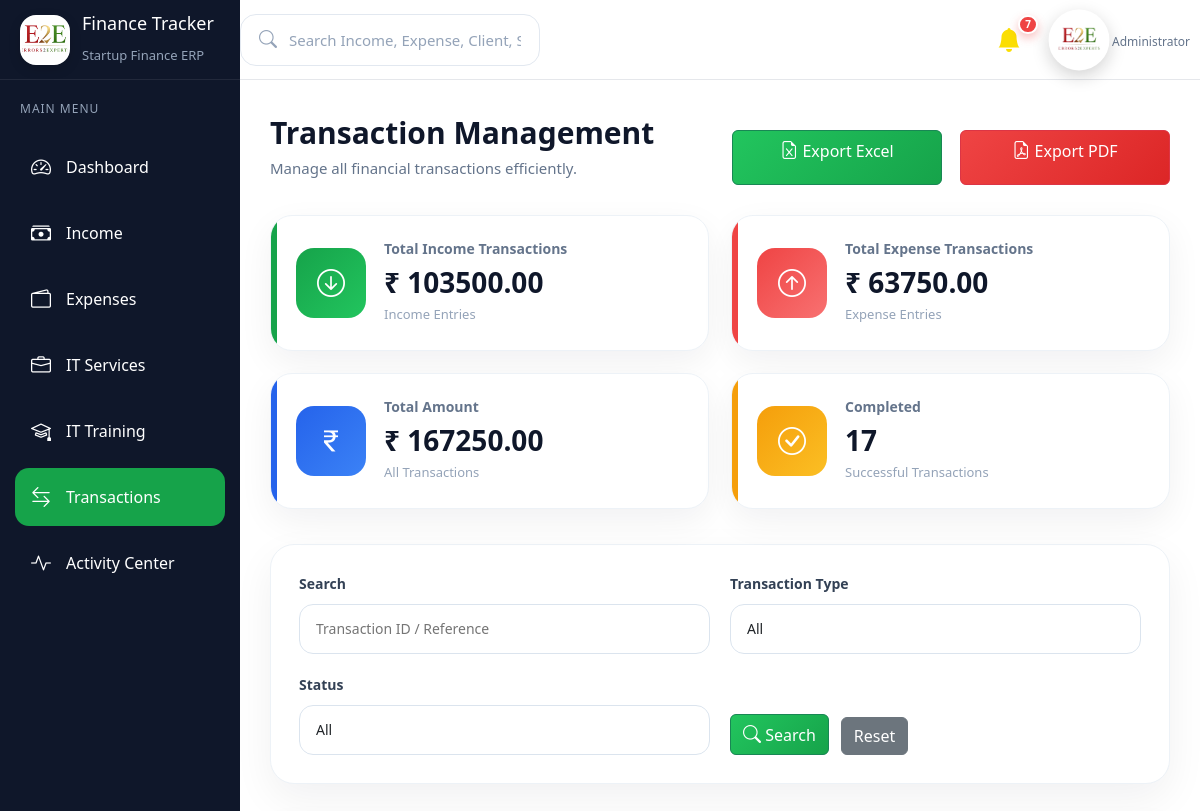
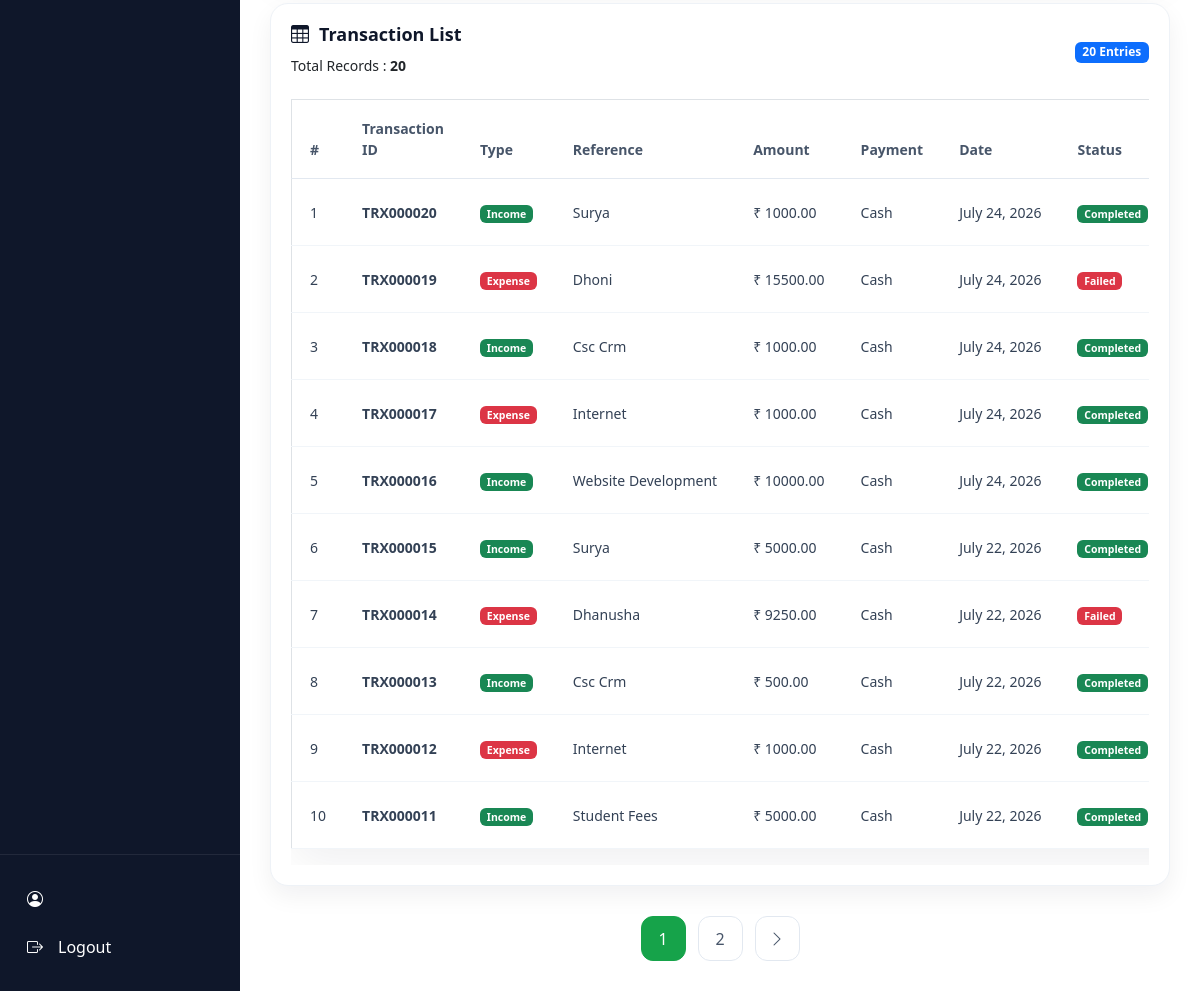
Screenshot of /transactions/ with the database file from the repository (2 pictures, top to bottom).
### transactions/models.py (models this page shows, shortened)
class Transaction(models.Model):
    SOURCE_MODULE = [
        ("Income", "Income"),
        ("Expense", "Expense"),
        ("Services", "IT Services"),
        ("Training", "IT Training"),
    ]
    TRANSACTION_TYPE = [
        ("Income", "Income"),
        ("Expense", "Expense"),
    ]
    PAYMENT_MODE = [
        ("Cash", "Cash"),
        ("UPI", "UPI"),
        ("Bank", "Bank Transfer"),
        ("Card", "Card"),
        ("Cheque", "Cheque"),
    ]
    STATUS = [
        ("Completed", "Completed"),
        ("Pending", "Pending"),
        ("Paid", "Paid"),
        ("Failed", "Failed"),
    ]
    transaction_id = models.CharField(
        max_length=20,
        unique=True,
        editable=False,
    )
    source_module = models.CharField(
        max_length=30,
        choices=SOURCE_MODULE,
    )
    transaction_type = models.CharField(
        max_length=20,
        choices=TRANSACTION_TYPE,
    )
    reference = models.CharField(
        max_length=150,
    )
    reference_id = models.PositiveIntegerField(
        null=True,
        blank=True,
    )
    amount = models.DecimalField(
        max_digits=12,
        decimal_places=2,
    )
    payment_mode = models.CharField(
        max_length=20,
        choices=PAYMENT_MODE,
    )
    transaction_date = models.DateField()
    status = models.CharField(
        max_length=20,
        choices=STATUS,
        default="Completed",
    )
    notes = models.TextField(
        blank=True,
        null=True,
    )
    created_by = models.ForeignKey(
        User,
        on_delete=models.SET_NULL,
        null=True,
        blank=True,
    )
    created_at = models.DateTimeField(
        auto_now_add=True,
    )
    updated_at = models.DateTimeField(
        auto_now=True,
    )
    class Meta:
        ordering = [
            "-created_at",
        ]
        verbose_name = "Transaction"
        verbose_name_plural = "Transactions"

### transactions/views.py (the view)
def transaction_list(request):
    transactions = Transaction.objects.all().order_by("-created_at")
    search = request.GET.get("search", "").strip()
    if search == "None":
        search = ""
    transaction_type = request.GET.get("transaction_type")
    status = request.GET.get("status")
    source_module = request.GET.get("source_module")
    payment_mode = request.GET.get("payment_mode")
    print("=" * 50)
    print("GET DATA :", request.GET)
    print("Search :", search)
    print("Transaction Type :", transaction_type)
    print("Status :", status)
    print("=" * 50)
    if search and search.lower() != "none":
        transactions = transactions.filter(
            Q(transaction_id__icontains=search) |
            Q(reference__icontains=search)
        )
    if transaction_type:
        transactions = transactions.filter(
            transaction_type=transaction_type
        )
    if status:
        transactions = transactions.filter(
            status=status
        )
    if source_module:
        transactions = transactions.filter(
            source_module=source_module
        )
    if payment_mode:
        transactions = transactions.filter(
            payment_mode=payment_mode
        )
    total_transactions = Transaction.objects.count()
    total_income = Transaction.objects.filter(
        transaction_type="Income"
    ).aggregate(
        total=Sum("amount")
    )["total"] or 0
    total_expense = Transaction.objects.filter(
        transaction_type="Expense"
    ).aggregate(
        total=Sum("amount")
    )["total"] or 0
    total_amount = Transaction.objects.aggregate(
        total=Sum("amount")
    )["total"] or 0
    completed_transactions = Transaction.objects.filter(
        status="Completed"
    ).count()
    pending_transactions = Transaction.objects.filter(
        status="Pending"
    ).count()
    failed_transactions = Transaction.objects.filter(
        status="Failed"
    ).count()
    paginator = Paginator(
        transactions,
        10,
    )
    page_number = request.GET.get("page")
    page_obj = paginator.get_page(page_number)
    context = {
        "transactions": page_obj,
        "page_obj": page_obj,
        "search": search,
        "transaction_type": transaction_type,
        "status": status,
        "source_module": source_module,
        "payment_mode": payment_mode,
        "total_transactions": total_transactions,
        "total_income": total_income,
        "total_expense": total_expense,
        "total_amount": total_amount,
        "completed_transactions": completed_transactions,
        "pending_transactions": pending_transactions,
        "failed_transactions": failed_transactions,
        "active_page": "transactions",
    }
    return render(
        request,
        "transactions/transactions.html",
        context,
    )

### activity/context_processors.py (called while the page is built)
def notification_context(request):
    unread_notifications = Notification.objects.filter(
        is_read=False
    ).count()
    recent_notifications = Notification.objects.filter(
        is_read=False
    ).order_by("-created_at")[:5]
    return {
        "unread_notifications": unread_notifications,
        "recent_notifications": recent_notifications,
    }

### templates/transactions/transactions.html (shortened to what this page needs)
{% extends 'base.html' %}
{% block content %}
<div class="page-header">
    <div>
        <h2>Transaction Management</h2>
        <p>Manage all financial transactions efficiently.</p>
    </div>
    <div class="page-actions">
    <a href="{% url 'export_transaction_excel' %}?{{ request.GET.urlencode }}" class="btn btn-success">
    <i class="bi bi-file-earmark-excel"></i>
    Export Excel
</a>
<a href="{% url 'export_transaction_pdf' %}?{{ request.GET.urlencode }}" class="btn btn-danger">
    <i class="bi bi-file-earmark-pdf"></i>
    Export PDF
</a>
</div>
</div>
<div class="dashboard-cards">
    <div class="dashboard-card revenue">
        <div class="card-icon">
            <i class="bi bi-arrow-down-circle"></i>
        </div>
        <div class="card-content">
            <h5>Total Income Transactions</h5>
           <h2>₹ {{ total_income|floatformat:2 }}</h2>
            <p>Income Entries</p>
        </div>
    </div>
    <div class="dashboard-card expense">
        <div class="card-icon">
            <i class="bi bi-arrow-up-circle"></i>
        </div>
        <div class="card-content">
            <h5>Total Expense Transactions</h5>
            <h2>₹ {{ total_expense|floatformat:2 }}</h2>
            <p>Expense Entries</p>
        </div>
    </div>
    <div class="dashboard-card profit">
        <div class="card-icon">
            <i class="bi bi-currency-rupee"></i>
        </div>
        <div class="card-content">
            <h5>Total Amount</h5>
            <h2>₹ {{ total_amount|floatformat:2 }}</h2>
            <p>All Transactions</p>
        </div>
    </div>
    <div class="dashboard-card target">
        <div class="card-icon">
            <i class="bi bi-check-circle"></i>
        </div>
        <div class="card-content">
            <h5>Completed</h5>
            <h2>{{ completed_transactions }}</h2>
            <p>Successful Transactions</p>
        </div>
    </div>
</div>
<div class="filter-card">
    <form method="GET">
        <div class="filter-grid">
            <div class="filter-group">
                <label>Search</label>
                <input
                    type="text"
                    name="search"
                    value="{{ search }}"
                    placeholder="Transaction ID / Reference"
                >
            </div>
            <div class="filter-group">
                <label>Transaction Type</label>
                <select name="transaction_type" class="form-select">
    <option value="">All</option>
</select>
            </div>
            <div class="filter-group">
                <label>Status</label>
                <select name="status" class="form-select">
    <option value="">All</option>
</select>
            </div>
            <div class="filter-buttons">
                <button type="submit" class="btn btn-success">
                    <i class="bi bi-search"></i>
                    Search
                </button>
                <a href="{% url 'transaction_list' %}" class="btn btn-secondary">
                    Reset
                </a>
            </div>
        </div>
    </form>
</div>
<div class="dashboard-box transaction-table-card">
    <div class="box-header">
    <div>
        <h3>
            <i class="bi bi-table"></i>
            Transaction List
        </h3>
        <small>
            Total Records :
            <strong>{{ page_obj.paginator.count }}</strong>
        </small>
    </div>
    <div>
        <span class="badge bg-primary">
            {{ page_obj.paginator.count }} Entries
        </span>
    </div>
</div>
    <div class="table-responsive">
    <table class="table dashboard-table align-middle">
        <thead>
            <tr>
                <th>#</th>
                <th>Transaction ID</th>
                <th>Type</th>
                <th>Reference</th>
                <th>Amount</th>
                <th>Payment</th>
                <th>Date</th>
                <th>Status</th>
            </tr>
        </thead>
        <tbody>
            {% for transaction in transactions %}
            <tr>
                <td>{{ page_obj.start_index|add:forloop.counter0 }}</td>
                <td>
                    <strong>{{ transaction.transaction_id }}</strong>
                </td>
                <td>
                    {% if transaction.transaction_type == "Income" %}
                    <span class="badge bg-success">
                        Income
                    </span>
                    {% else %}
                    <span class="badge bg-danger">
                        Expense
                    </span>
                    {% endif %}
                </td>
                <td>{{ transaction.reference }}</td>
                <td>
                    ₹ {{ transaction.amount|floatformat:2 }}
                </td>
                <td>{{ transaction.payment_mode }}</td>
                <td>{{ transaction.transaction_date }}</td>
                <td>
                    {% if transaction.status == "Completed" %}
                    <span class="badge bg-success">
                        Completed
                    </span>
                    {% elif transaction.status == "Pending" %}
                    <span class="badge bg-warning text-dark">
                        Pending
                    </span>
                    {% else %}
                    <span class="badge bg-danger">
                        Failed
                    </span>
                    {% endif %}
                </td>
            </tr>
            {% endfor %}
        </tbody>
    </table>
</div>
</div>
<div class="pagination-container">
    {% for page in page_obj.paginator.page_range %}
    {% if page == page_obj.number %}
    <span class="page-btn active">
        {{ page }}
    </span>
    {% else %}
    <a href="?page={{ page }}" class="page-btn">
        {{ page }}
    </a>
    {% endif %}
    {% endfor %}
    {% if page_obj.has_next %}
    <a href="?page={{ page_obj.next_page_number }}" class="page-btn">
        <i class="bi bi-chevron-right"></i>
    </a>
    {% endif %}
</div>
{% endblock %}

### static/css/style.css (style rules this page uses)
* { margin:0; padding:0; box-sizing:border-box; font-family:"Segoe UI",sans-serif; }
body { background:var(--bg); color:var(--text); font-family:"Inter",sans-serif; font-size:14px; line-height:1.6; }

### static/css/dashboard.css (style rules this page uses)
.dashboard-cards { display: grid; grid-template-columns: repeat(4, 1fr); gap: 22px; margin-bottom: 30px; }
.dashboard-card { background: #fff; border-radius: 18px; padding: 24px; display: flex; align-items: center; gap: 18px; box-shadow: 0 10px 30px rgba(15, 23, 42, .08); transition: .35s; border: 1px solid #edf2f7; position: relative; overflow: hidden; }
.dashboard-card::before { content: ""; position: absolute; left: 0; top: 0; width: 5px; height: 100%; }
.card-icon { width: 68px; height: 68px; border-radius: 16px; display: flex; justify-content: center; align-items: center; font-size: 28px; color: #fff; }
.dashboard-box { background: #ffffff; border-radius: 18px; padding: 20px; box-shadow: 0 10px 25px rgba(15, 23, 42, .06); border: 1px solid #eef2f7; transition: .3s; }
.box-header { display: flex; justify-content: space-between; align-items: center; margin-bottom: 22px; }
.box-header h3 { font-size: 18px; font-weight: 600; color: #0f172a; display: flex; align-items: center; gap: 10px; }
.dashboard-table th, .dashboard-table td { padding: 10px 12px; font-size: 13px; }
@media (max-width:1400px) { .dashboard-cards { grid-template-columns: repeat(3, 1fr); } }

### static/css/variables.css (style rules this page uses)
:root { --primary:#16A34A; --primary-dark:#15803D; --primary-light:#DCFCE7; --success:#22C55E; --danger:#EF4444; --warning:#F59E0B; --info:#3B82F6; --purple:#7C3AED; --teal:#14B8A6; --pink:#EC4899; --sidebar:#0F172A; --sidebar-hover:#1E293B; --sidebar-active:#16A34A; --bg:#F4F7FE; --card:#FFFFFF; --card-hover:#F8FAFC; --heading:#0F172A; --text:#334155; --text-light:#64748B; --border:#E2E8F0; --shadow-sm:0 4px 12px rgba(15,23,42,.05); --shadow:0 12px 30px rgba(15,23,42,.08); --shadow-lg:0 18px 45px rgba(15,23,42,.12); --radius-sm:12px; --radius:18px; --radius-lg:24px; --transition:.3s ease; }

### rows the page displays
Transaction: start_index|add "1", transaction_type "Income", status "Completed"
Transaction: start_index|add "2", transaction_type "Expense", status "Failed"
Transaction: start_index|add "3", transaction_type "Income", status "Completed"
Transaction: start_index|add "4", transaction_type "Expense", status "Completed"
Transaction: start_index|add "5", transaction_type "Income", status "Completed"
Transaction: start_index|add "6", transaction_type "Income", status "Completed"
Transaction: start_index|add "7", transaction_type "Expense", status "Failed"
Transaction: start_index|add "8", transaction_type "Income", status "Completed"
Transaction: start_index|add "9", transaction_type "Expense", status "Completed"
Transaction: start_index|add "10", transaction_type "Income", status "Completed"

### other values shown
{{ unread_notifications }} "7"
{{ total_income|floatformat:2 }} "103500.00"
{{ total_expense|floatformat:2 }} "63750.00"
{{ total_amount|floatformat:2 }} "167250.00"
{{ completed_transactions }} "17"
{{ page_obj.paginator.count }} "20"
{{ page }} "1"
{{ page }} "2"
